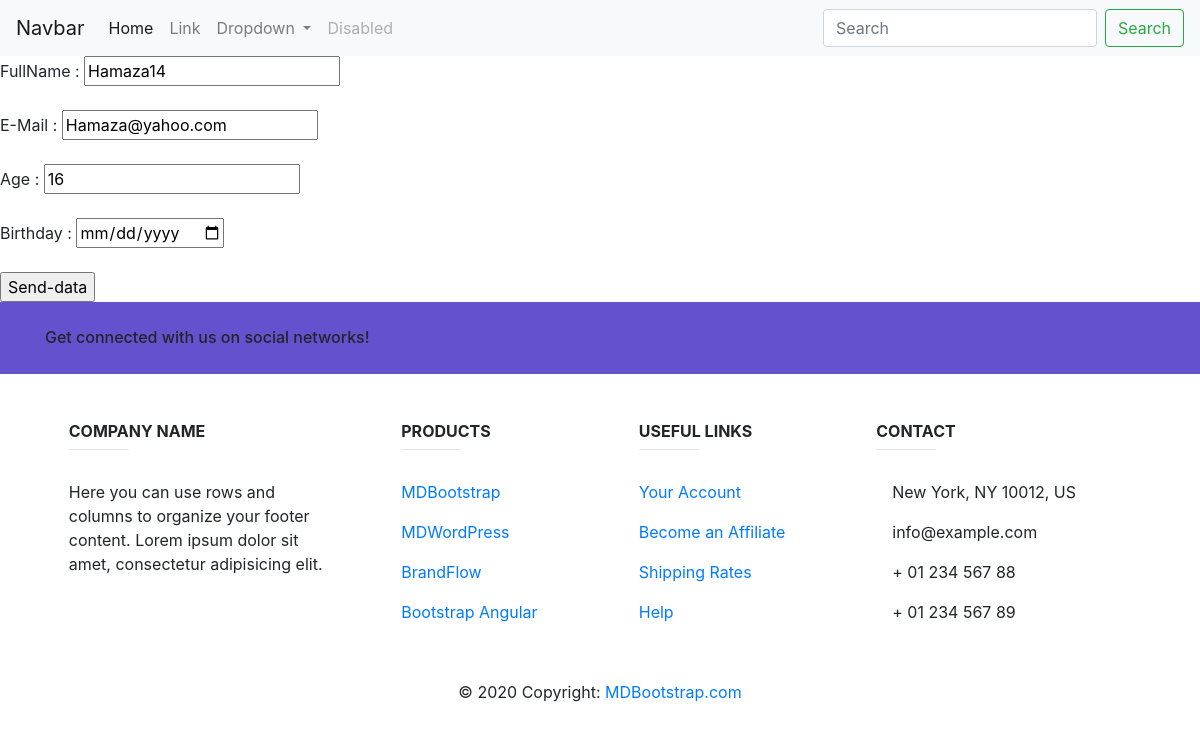
/c21/update_company/1/, run on the app's committed database.
### c21/models.py (models this page shows)
class company(models.Model):
    fullname = models.CharField(max_length = 100)
    email    = models.EmailField()
    age      = models.IntegerField()
    birthday = models.DateField()

### c21/views.py (the view)
# urls.py: path('update_company/<int:id>/',update_company,name = 'update_company'),
def update_company(request,id):
     data = company.objects.all()
     return render(request,'form_update.html',{'id':id,'d':data[id-1]})

### c21/templates/form_update.html (shortened to what this page needs)
<!DOCTYPE html>
<html lang="en">
<head>
    <link rel="stylesheet" href="https://stackpath.bootstrapcdn.com/bootstrap/4.5.0/css/bootstrap.min.css">
</head>
<body>
<nav class="navbar navbar-expand-lg navbar-light bg-light">
  <a class="navbar-brand" href="#">Navbar</a>
  <div class="collapse navbar-collapse" id="navbarSupportedContent">
    <ul class="navbar-nav mr-auto">
      <li class="nav-item active">
        <a class="nav-link" href="#">Home <span class="sr-only">(current)</span></a>
      </li>
      <li class="nav-item">
        <a class="nav-link" href="#">Link</a>
      </li>
      <li class="nav-item dropdown">
        <a class="nav-link dropdown-toggle" href="#" id="navbarDropdown" role="button" data-toggle="dropdown" aria-haspopup="true" aria-expanded="false">
          Dropdown
        </a>
      </li>
      <li class="nav-item">
        <a class="nav-link disabled" href="#" tabindex="-1" aria-disabled="true">Disabled</a>
      </li>
    </ul>
    <form class="form-inline my-2 my-lg-0">
      <input class="form-control mr-sm-2" type="search" placeholder="Search" aria-label="Search">
      <button class="btn btn-outline-success my-2 my-sm-0" type="submit">Search</button>
    </form>
  </div>
</nav>
<form method="post" action="{% url 'backend2' id %}">
    FullName : <input type="text" name="fullname" value="{{d.fullname}}"><br><br>
    E-Mail   : <input type="email" name="email" value="{{d.email}}"><br><br>
    Age      : <input type="number" name="age" value="{{d.age}}"><br><br>
    Birthday : <input type="date" name="birthday" value="{{d.birthday}}"><br><br>
    <input type="submit" value="Send-data"><br>
</form>
<footer class="page-footer font-small unique-color-dark">
  <div style="background-color: #6351ce;">
    <div class="container">
      <div class="row py-4 d-flex align-items-center">
        <div class="col-md-6 col-lg-5 text-center text-md-left mb-4 mb-md-0">
          <h6 class="mb-0">Get connected with us on social networks!</h6>
        </div>
        <div class="col-md-6 col-lg-7 text-center text-md-right">
          <a class="fb-ic">
          </a>
          <a class="tw-ic">
          </a>
          <a class="gplus-ic">
          </a>
          <a class="li-ic">
          </a>
        </div>
      </div>
    </div>
  </div>
  <div class="container text-center text-md-left mt-5">
    <div class="row mt-3">
      <div class="col-md-3 col-lg-4 col-xl-3 mx-auto mb-4">
        <h6 class="text-uppercase font-weight-bold">Company name</h6>
        <hr class="deep-purple accent-2 mb-4 mt-0 d-inline-block mx-auto" style="width: 60px;">
        <p>Here you can use rows and columns to organize your footer content. Lorem ipsum dolor sit amet,
          consectetur
          adipisicing elit.</p>
      </div>
      <div class="col-md-2 col-lg-2 col-xl-2 mx-auto mb-4">
        <h6 class="text-uppercase font-weight-bold">Products</h6>
        <hr class="deep-purple accent-2 mb-4 mt-0 d-inline-block mx-auto" style="width: 60px;">
        <p>
          <a href="#!">MDBootstrap</a>
        </p>
        <p>
          <a href="#!">MDWordPress</a>
        </p>
        <p>
          <a href="#!">BrandFlow</a>
        </p>
        <p>
          <a href="#!">Bootstrap Angular</a>
        </p>
      </div>
      <div class="col-md-3 col-lg-2 col-xl-2 mx-auto mb-4">
        <h6 class="text-uppercase font-weight-bold">Useful links</h6>
        <hr class="deep-purple accent-2 mb-4 mt-0 d-inline-block mx-auto" style="width: 60px;">
        <p>
          <a href="#!">Your Account</a>
        </p>
        <p>
          <a href="#!">Become an Affiliate</a>
        </p>
        <p>
          <a href="#!">Shipping Rates</a>
        </p>
        <p>
          <a href="#!">Help</a>
        </p>
      </div>
      <div class="col-md-4 col-lg-3 col-xl-3 mx-auto mb-md-0 mb-4">
        <h6 class="text-uppercase font-weight-bold">Contact</h6>
        <hr class="deep-purple accent-2 mb-4 mt-0 d-inline-block mx-auto" style="width: 60px;">
        <p>
           New York, NY 10012, US</p>
        <p>
           info@example.com</p>
        <p>
           + 01 234 567 88</p>
        <p>
           + 01 234 567 89</p>
      </div>
    </div>
  </div>
  <div class="footer-copyright text-center py-3">© 2020 Copyright:
    <a href="https://mdbootstrap.com/"> MDBootstrap.com</a>
  </div>
</footer>
</body>
</html>

### data on the page
company: fullname "Hamaza14", email "Hamaza@yahoo.com", age "16"
